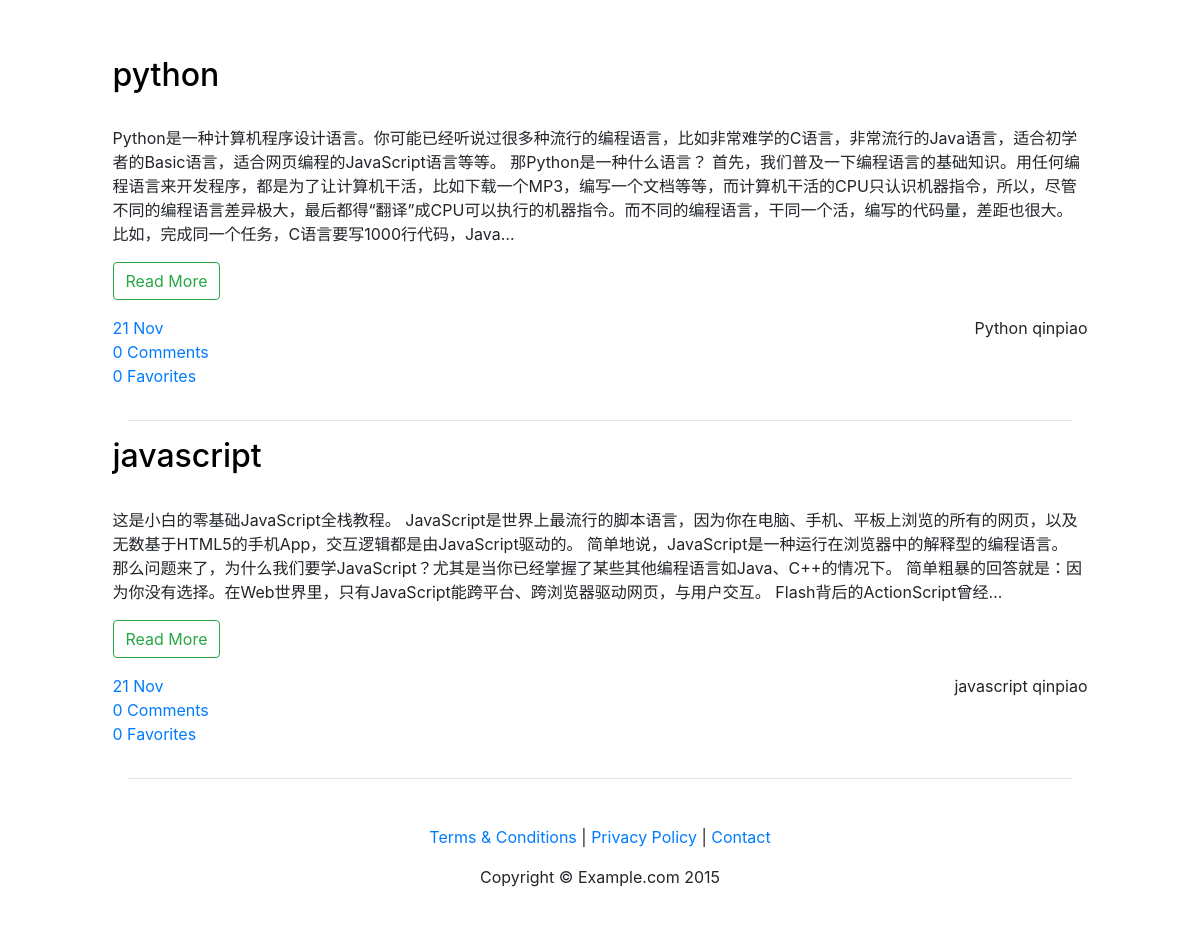
The app's page /index/ with its own data.
### focus/models.py (models this page shows, shortened)
@python_2_unicode_compatible
class Article(models.Model):
	column=models.ForeignKey(Column,blank=True,null=True,verbose_name='belong_to')
	title=models.CharField(max_length=256)
	author=models.ForeignKey('Author')
	user=models.ManyToManyField('NewUser',blank=True)
	content=models.TextField('content')
	pub_date=models.DateTimeField(auto_now_add=True,editable=True)
	update_time=models.DateTimeField(auto_now=True,null=True)
	published=models.BooleanField('notDraft',default=True)
	poll_num=models.IntegerField(default=0)
	comment_num=models.IntegerField(default=0)
	keep_num=models.IntegerField(default=0)
	class Meta:
		verbose_name='article'
		verbose_name_plural='articles'
	objects=ArticleManager()

@python_2_unicode_compatible
class Column(models.Model):
	name=models.CharField('column_name',max_length=256)
	intro=models.TextField('introduction',default='')
	def __str__(self):
		return self.name
	class Meta:
		verbose_name='column'
		verbose_name_plural='columns'
		ordering=['name']

@python_2_unicode_compatible
class Author(models.Model):
	name=models.CharField(max_length=256)
	profile=models.CharField('profile',default='',max_length=256)
	register_date=models.DateTimeField(auto_now_add=True,editable=True)
	def __str__(self):
		return self.name

### focus/views.py (the view)
# urls.py: url(r'^index/$',views.index,name='index'),
def index(request):
	url=request.get_full_path()
	request.session["referer_url"]=url
	latest_article_list=Article.objects.query_by_time()
	if request.user.is_authenticated():
		u_active=True
		user=request.user.username
		content={'latest_article_list':latest_article_list,"u_active":u_active,"user":user}
		return render(request,'index.html',content)
	else:
		u_active=False
		context={'latest_article_list':latest_article_list,"u_active":u_active}
		return render(request,'index.html',context)

### focus/models.py (called while the page is built)
	def query_by_time(self):
		query=self.get_queryset().order_by('pub_date')
		return query

### focus/templates/index.html (shortened to what this page needs)
{% extends 'base.html' %}
{% block center %}
<div class="container-fluid">
		<div class="col-sm-10" style="float:none;margin-left:auto;margin-right:auto">
			{% for article in latest_article_list %}
			<div class="row">
				<article class="col-xs-12">
					<h2>{{article.title}}</h2>
					<br>
					<p>{{article.content|truncatechars_html:300 | safe}}</p>
					<p><a href='/focus/{{article.id}}'><button class="btn btn-outline-success">Read More</button></a></p>
					<p class="pull-right"><span class="tag tag-default">{{article.column}}</span>  <span class="tag tag-default">{{article.author}}</span></p>
					<ul class="list-inline">
						<li ><a href="#">{{article.pub_date | date:"j M"}}</a></li>
						<li ><a href="#">{{article.comment_num}} Comments</a></li>
						<li class="list-inline-item"><a href="#">{{article.keep_num}} Favorites</a></li>
					</ul>
				</article>
			</div>
			<hr>
			{% endfor %}
		</div>
	</div>
{% endblock %}

### focus/static/css/custom.css (style rules this page uses)
h1, h2, h3, h4, h5, h6 { color: black; }

### records on screen
Article: title "python", content "Python是一种计算机程序设计语言。你可能已经听说过很多种流行的编程语言，比如非常难学的C语言，非常流行的Java语言，适合初学者的Basic语言，适合网页编程的JavaScript语言等等。 那Python是一种什么语言？ 首先，我们普及一下编程语言的基础知识。用任何编程语言来开发程序，都是为了让计算机干活，比如下载一个MP3，编写一个文档等等，而计算机干活的CPU只认识机器指令，所以，尽管不同的编程语言差异极大，最后都得“翻译”成CPU可以执行的机器指令。而不同的编程语言，干同一个活，编写的代码量，差距也很大。 比如，完成同一个任务，C语言要写1000行代码，Java…", column "Python", author "qinpiao", pub_date "21 Nov", comment_num "0", keep_num "0"
Article: title "javascript", content "这是小白的零基础JavaScript全栈教程。 JavaScript是世界上最流行的脚本语言，因为你在电脑、手机、平板上浏览的所有的网页，以及无数基于HTML5的手机App，交互逻辑都是由JavaScript驱动的。 简单地说，JavaScript是一种运行在浏览器中的解释型的编程语言。 那么问题来了，为什么我们要学JavaScript？尤其是当你已经掌握了某些其他编程语言如Java、C++的情况下。 简单粗暴的回答就是：因为你没有选择。在Web世界里，只有JavaScript能跨平台、跨浏览器驱动网页，与用户交互。 Flash背后的ActionScript曾经…", column "javascript", author "qinpiao", pub_date "21 Nov", comment_num "0", keep_num "0"
